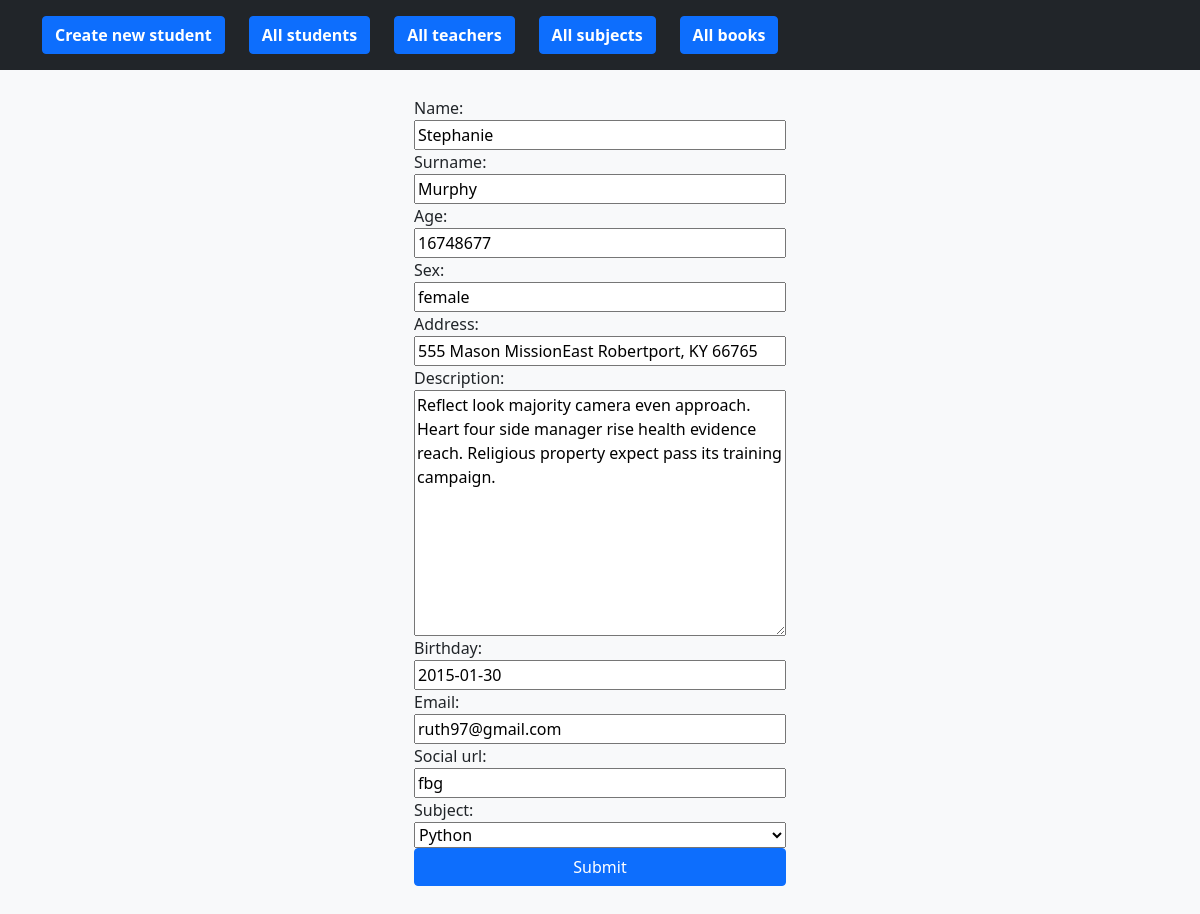
The page /students/update/2/ on the database as committed earlier.
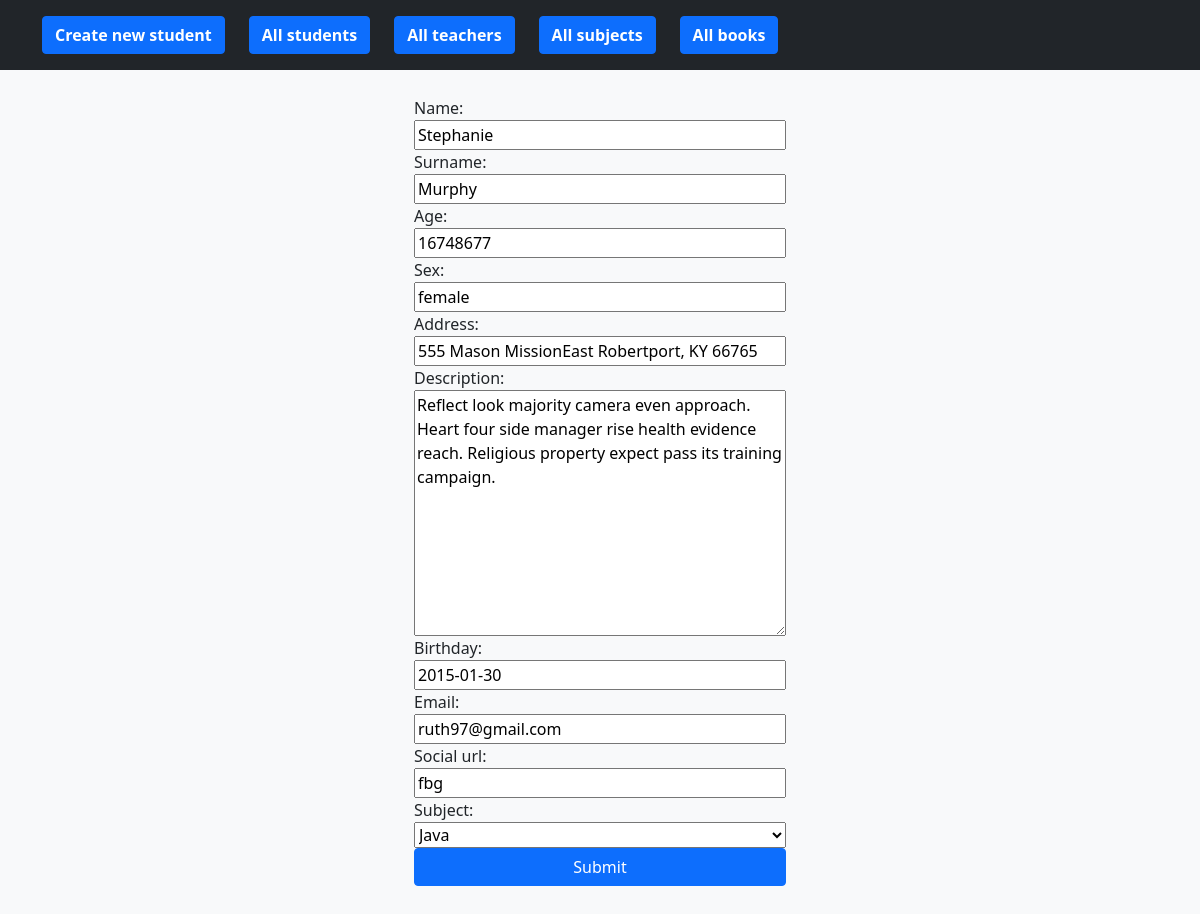
The same page on the database as committed later.
### app/models.py (models this page shows)
class Student(models.Model):
    id = models.AutoField(primary_key=True)
    name = models.CharField(max_length=200)
    surname = models.CharField(max_length=200)
    age = models.IntegerField()
    sex = models.CharField(max_length=200)
    address = models.CharField(max_length=200)
    description = models.TextField()
    birthday = models.CharField(max_length=200)
    email = models.CharField(max_length=200)
    social_url = models.CharField(null=True, max_length=200)
    normalized_name = models.CharField(null=True, max_length=200)
    book = models.OneToOneField('app.Book', on_delete=models.CASCADE,
                                null=True, related_name='student',
                                related_query_name='student')
    subject = models.ForeignKey(to='app.Subject', on_delete=models.SET_NULL,
                                null=True, related_name='students')

### app/views.py (the view)
# urls.py: path('students/update/<pk>/', UpdateStudentView.as_view(),
class UpdateStudentView(UpdateView):
    model = Student
    fields = [
        'name',
        'surname',
        'age',
        'sex',
        'address',
        'description',
        'birthday',
        'email',
        'social_url',
        'subject',
    ]
    template_name = 'student_form.html'
    success_url = reverse_lazy('all_students')

### app/models.py (called while the page is built)
    def __str__(self):
        return self.title

### app/templates/student_form.html (shortened to what this page needs)
{% extends 'base.html' %}
{% block body %}
<div class="album py-5 bg-light mt-5">
    <div class="container">
        <form method="POST" class="d-flex flex-column mx-auto col-md-4">
            {{ form }}
            <button type="submit" class="btn btn-primary">Submit</button>
        </form>
    </div>
</div>
{% endblock %}

Rows that differ between the two databases and show on the page:
changed Student "Stephanie": subject "Python" → "Java"
